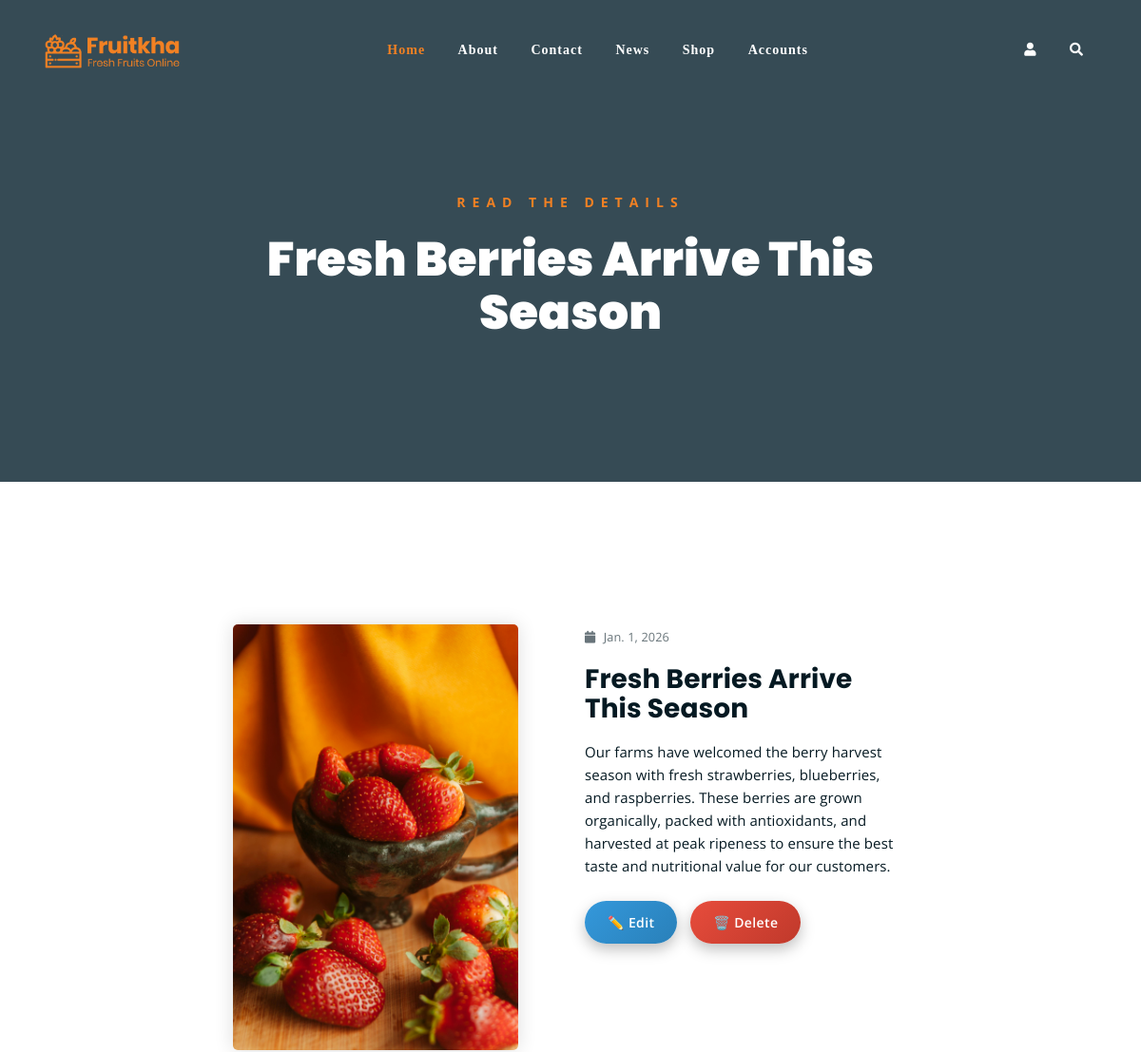
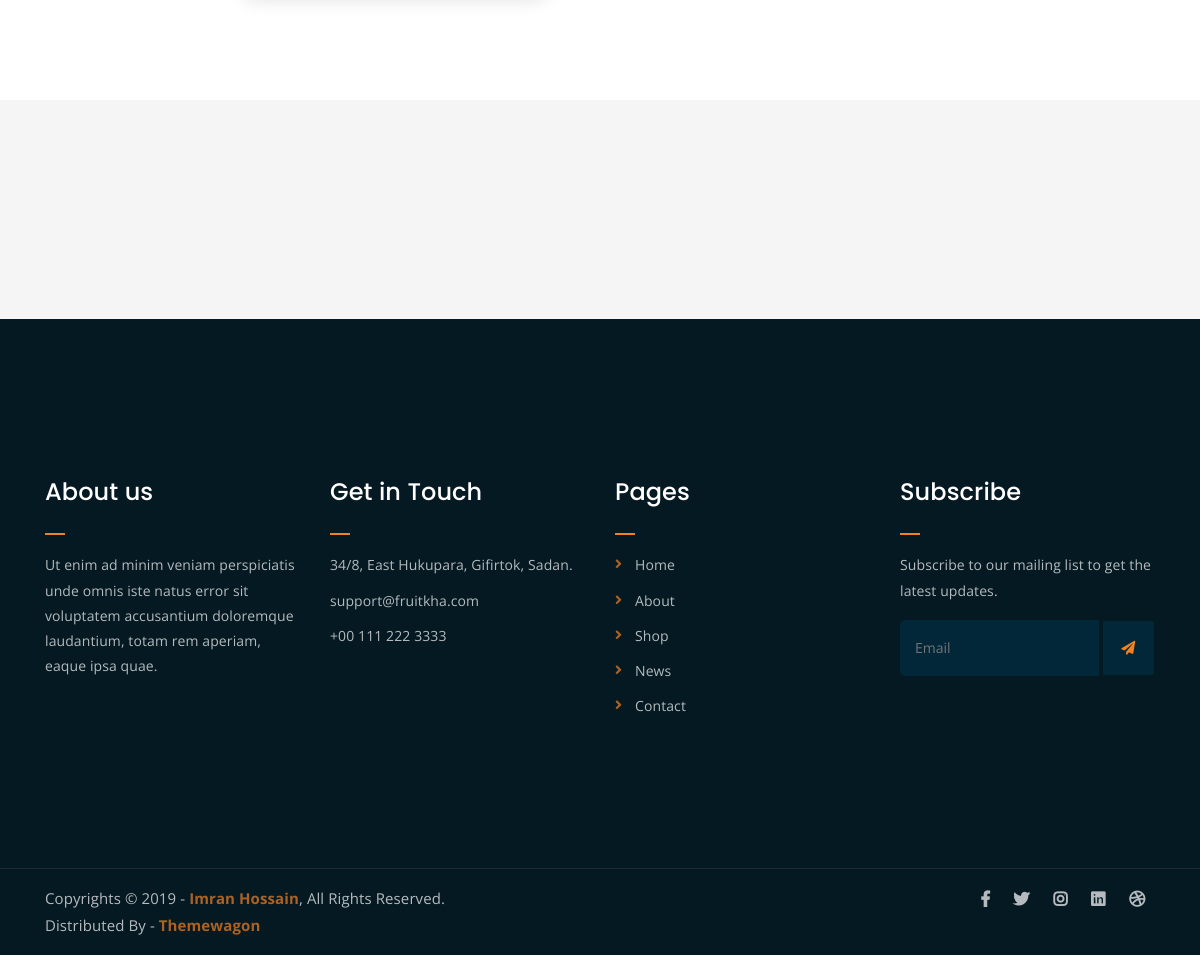
/seller-news-details/2/, run on the app's committed database (2 pictures, top to bottom).
### myapp/models.py (models this page shows, shortened)
class News(models.Model):
    seller = models.ForeignKey(User, on_delete=models.CASCADE, null=True, blank=True)
    news_title = models.CharField(max_length=200)
    news_image = models.ImageField(upload_to='news_image/', blank=True, null=True)
    news_desc = models.TextField()
    news_date = models.DateField(default=timezone.now)

### myapp/views.py (the view)
# urls.py: path('seller-news-details/<int:pk>/',views.seller_news_details,name='seller-news-details'),
def seller_news_details(request,pk):
    news=News.objects.get(pk=pk)
    return render(request,'seller-news-details.html',{'news':news})

### myapp/templates/seller-news-details.html
{% extends "seller-header.html" %}
{% load static %}
{% block content %}
<div class="breadcrumb-section breadcrumb-bg">
    <div class="container">
        <div class="row">
            <div class="col-lg-8 offset-lg-2 text-center">
                <div class="breadcrumb-text">
                    <p>Read the Details</p>
                    <h1>{{ news.news_title }}</h1>
                </div>
            </div>
        </div>
    </div>
</div>
<div class="mt-150 mb-150">
    <div class="container">
        <div class="row">
            <div class="col-lg-6">
                <div class="single-product-img" style="height: 400px; width: 300px; margin-left: 200px;">
                    {% if news.news_image %}
                        <img src="{{ news.news_image.url }}" alt="{{ news.news_title }}">
                    {% else %}
                        <img src="{% static 'img/no-image.png' %}" alt="No Image">
                    {% endif %}
                </div>
            </div>
            <div class="col-lg-6">
                <div class="single-article-section" style="margin-right: 200px;">
                    <div class="single-article-text">
                        <p class="blog-meta">
                            <span class="date">
                                <i class="fas fa-calendar"></i>
                                {{ news.news_date }}
                            </span>
                        </p>
                        <h3>{{ news.news_title }}</h3>
                        <p>{{ news.news_desc }}</p>
                    </div>
                    <div class="card_area" style="margin-top: 25px;">
                            <a href="{% url 'seller-news-edit' pk=news.pk %}"
                            style="
                                    display: inline-block;
                                    padding: 10px 24px;
                                    margin-right: 10px;
                                    background: linear-gradient(135deg, #3498db, #2980b9);
                                    color: #ffffff;
                                    text-decoration: none;
                                    border-radius: 30px;
                                    font-size: 14px;
                                    font-weight: 600;
                                    letter-spacing: 0.4px;
                                    box-shadow: 0 6px 15px rgba(0,0,0,0.25);
                                    transition: all 0.3s ease;
                            "
                            onmouseover="
                                    this.style.transform='translateY(-3px)';
                                    this.style.boxShadow='0 12px 25px rgba(0,0,0,0.4)';
                            "
                            onmouseout="
                                    this.style.transform='translateY(0)';
                                    this.style.boxShadow='0 6px 15px rgba(0,0,0,0.25)';
                            ">
                            ✏️ Edit
                            </a>
                            <a href="{% url 'seller-news-delete' pk=news.pk %}"
                            style="
                                    display: inline-block;
                                    padding: 10px 24px;
                                    background: linear-gradient(135deg, #e74c3c, #c0392b);
                                    color: #ffffff;
                                    text-decoration: none;
                                    border-radius: 30px;
                                    font-size: 14px;
                                    font-weight: 600;
                                    letter-spacing: 0.4px;
                                    box-shadow: 0 6px 15px rgba(0,0,0,0.25);
                                    transition: all 0.3s ease;
                            "
                            onmouseover="
                                    this.style.transform='translateY(-3px)';
                                    this.style.boxShadow='0 12px 25px rgba(0,0,0,0.4)';
                            "
                            onmouseout="
                                    this.style.transform='translateY(0)';
                                    this.style.boxShadow='0 6px 15px rgba(0,0,0,0.25)';
                            "
                            onclick="return confirm('Are you sure you want to delete this product?');">
                            🗑️ Delete
                            </a>
                        </div>
                    </div>
                </div>
            </div>
    </div>
</div>
{% endblock %}

### myapp/static/assets/css/main.css (style rules this page uses)
html { font-size: 14px; font-weight: 400; line-height: 28px; height: 100%; }
body { font-family: "Open Sans", sans-serif; font-weight: 400; font-size: 1rem; letter-spacing: 0.1px; line-height: 1.8; color: #051922; overflow-x: hidden; }
body img { max-width: 100%; }
a { cursor: pointer; text-decoration: none; -webkit-transition: all 0.2s ease-in-out; -o-transition: all 0.2s ease-in-out; transition: all 0.2s ease-in-out; }
h1, .h1, h2, .h2, h3, .h3, h4, .h4, h5, .h5, h6, .h6 { font-family: "Poppins", sans-serif; font-weight: 700; margin: 0 0 1.25rem 0; color: #051922; }
h1:last-child, .h1:last-child, h2:last-child, .h2:last-child, h3:last-child, .h3:last-child, h4:last-child, .h4:last-child, h5:last-child, .h5:last-child, h6:last-child, .h6:last-child { margin: 0; }
h1, .h1 { font-size: 4rem; font-weight: 700; line-height: 4rem; }
h3, .h3 { font-size: 2rem; font-weight: 700; line-height: 2.25rem; }
p { font-family: "Open Sans", sans-serif; font-weight: 400; font-size: 1rem; letter-spacing: 0.1px; line-height: 1.8; color: #051922; margin: 0 0 1.25rem 0; }
p:last-child { margin: 0; }
.mt-150 { margin-top: 150px; }
.mb-150 { margin-bottom: 150px; }
.breadcrumb-bg { background-image: url(../img/breadcrumb-bg.jpg); }
.breadcrumb-text p { color: #F28123; font-weight: 700; text-transform: uppercase; letter-spacing: 7px; }
.breadcrumb-text h1 { font-size: 50px; font-weight: 900; color: #fff; margin: 0; margin-top: 20px; }
.breadcrumb-section { padding: 150px 0; background-size: cover; background-position: center center; position: relative; z-index: 1; background-attachment: fixed; padding-top: 200px; }
.breadcrumb-section:after { position: absolute; left: 0; top: 0; width: 100%; height: 100%; content: ""; background-color: #07212e; z-index: -1; opacity: 0.8; }
html, body { height: 100%; }
p.blog-meta span { margin-right: 15px; opacity: 0.6; color: #051922; font-size: 0.85em; }
p.blog-meta span:last-child { margin-right: 0; }
p.blog-meta span i { margin-right: 5px; }
.single-article-text p { font-size: 15px; line-height: 1.6; color: #051922; }
.single-product-img img { border-radius: 5px; -webkit-box-shadow: 0 0 20px #ddd; box-shadow: 0 0 20px #ddd; }

### data on the page
News: news_title "Fresh Berries Arrive This Season", news_image (picture), news_date "Jan. 1, 2026", news_desc "Our farms have welcomed the berry harvest season with fresh strawberries, blueberries, and raspberries. These berries are grown organically, packed with antioxidants, and harvested at peak ripeness to ensure the best taste and nutritional value for our customers."
